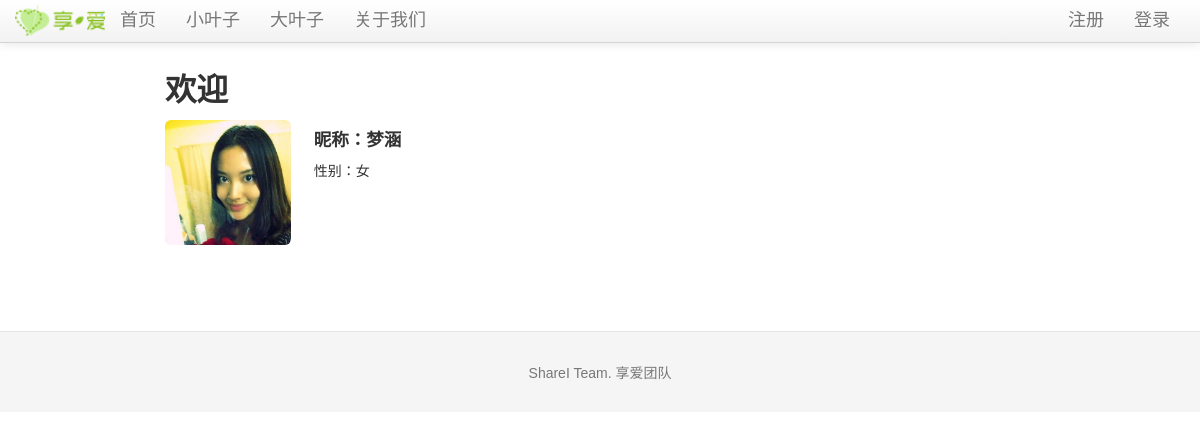
Page /bigleaf/1 on the committed database.
### tables this page shows
CREATE TABLE bleaf (avatar TEXT, bleaf_id integer PRIMARY KEY, email text, uname text, sex text, ulevel integer, password text, rrurl text, sinawburl text, qqwburl text, createtime TIMESTAMP);

### sharei.py (the view)
@app.route('/bigleaf/<bleaf_id>')
def show_bigleaf(bleaf_id):
    bigleaf = query_db('select * from bleaf where bleaf.bleaf_id = ?', [bleaf_id], one=True)
    if bigleaf is None:
        error = 'Invalid big leaf id'
        return render_template('home.html', error=error)
    blogs = query_db('select * from blog where blog.bleaf_id = ?', [bleaf_id])
    return render_template('bigleaf_timeline.html', bigleaf=bigleaf)

### sharei.py (called while the page is built)
def get_db():
    top = _app_ctx_stack.top
    if not hasattr(top, 'sqlite_db'):
        top.sqlite_db = sqlite3.connect(app.config['DATABASE'])
        top.sqlite_db.row_factory = sqlite3.Row
    return top.sqlite_db

@app.teardown_appcontext
def close_database(exception):
    top = _app_ctx_stack.top
    if hasattr(top, 'sqlite_db'):
        top.sqlite_db.close()

def query_db(query, args=(), one=False):
    cur = get_db().execute(query, args)
    rv = cur.fetchall()
    return (rv[0] if rv else None) if one else rv

@app.before_request
def before_request():
    g.bleaf = None
    if 'bleaf_id' in session:
        g.bleaf = query_db('select * from bleaf where bleaf_id = ?', [session['bleaf_id']], one=True)

### templates/bigleaf_timeline.html (shortened to what this page needs)
{% extends "layout.html" %}
{% block body %}
  <h2>欢迎</h2>
  <div class="row-fluid">
    <div class="span2">
        <img src={{ bigleaf.avatar }} class="img-rounded">
    </div>
    <div class="span6" style="text-align : left;background-color:#FFFFFF; padding-left:20">
      <h4>昵称：{{bigleaf.uname}}</h4>
      <p>性别：{{bigleaf.sex}}<br>
    </div>
  </div><br>
{% endblock %}

### static/css/docs.css (style rules this page uses)
body { position: relative; padding-top: 40px; }

### templates/layout.html (style rules this page uses)
body { padding-top: 60px; font: 14px "微软雅黑", Verdana, Arial, Sans-serif; }

### rows in the picture
bleaf: avatar (picture), uname "梦涵", sex "女"
